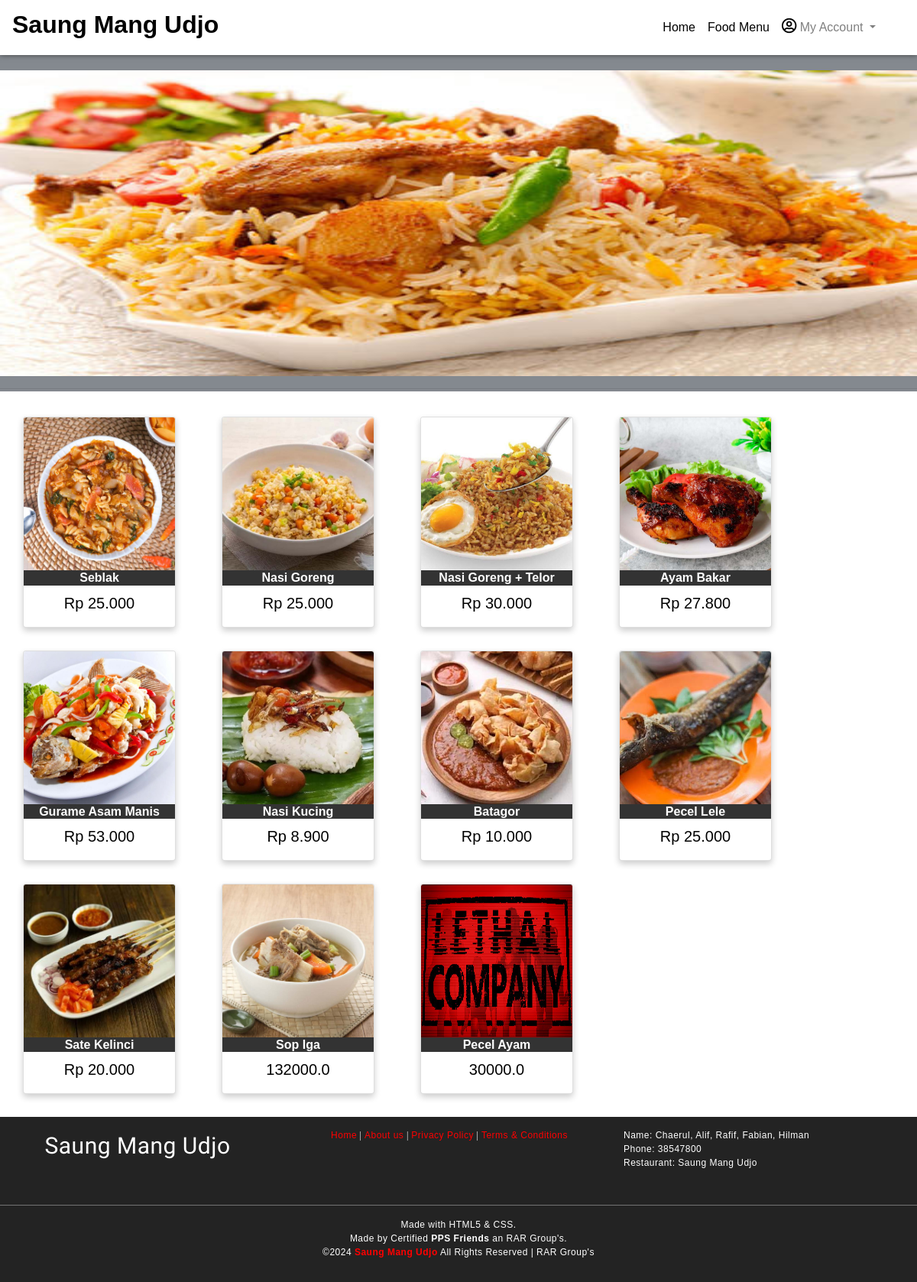
/allfood (signed in), run on the app's committed database.
### foodapp/models.py (models this page shows)
class Food(models.Model):
	FoodId    = models.AutoField(primary_key=True)
	FoodName  = models.CharField(max_length=30)
	FoodCat   = models.CharField(max_length=30)
	FoodPrice = models.FloatField(max_length=15)
	FoodImage = models.ImageField(upload_to='media',default='')
	class Meta:
		db_table = "FP_Food"

### foodapp/views.py (the view)
# urls.py: path('allfood',views.showfood),
def showfood(request):
	foods = Food.objects.all()
	return render(request,'foodlist.html',{'foodlist':foods})

### Templates/foodapp/foodlist.html (shortened to what this page needs)
<!DOCTYPE html>
<html lang="en" dir="ltr">
  <head>
	{% load static %}
    <link rel="stylesheet" type="text/css" href="{% static 'css/imperial_style.css' %}">
    <link rel="stylesheet" type="text/css" href="{% static 'css/master.css' %}">
    <link rel="stylesheet" href="path/to/font-awesome/css/font-awesome.min.css">
    <link rel="stylesheet" href="https://use.fontawesome.com/releases/v5.7.2/css/all.css">
    <link rel="stylesheet" href="https://use.fontawesome.com/releases/v5.3.1/css/all.css">
    <link rel="stylesheet" href="https://stackpath.bootstrapcdn.com/bootstrap/4.4.1/css/bootstrap.min.css">
  </head>
  <body style="background-image: none;">
    <nav class="navbar navbar-expand-lg navbar-light" style="width:100%;background-image: linear-gradient(180deg,#FFF,#FFF);box-shadow: 0px 0px 7px 0px #404040;">
      <a class="navbar-brand" href="/"><h2 style="color:black;font-family:sans-serif;font-weight:bolder;"><b>Saung Mang Udjo</b></h2></a>
      <div class="collapse navbar-collapse" id="navbarSupportedContent">
        <ul class="navbar-nav" style="margin-left:auto!important;margin-right:30px;">
          <li class="nav-item active">
            <a class="nav-link" id="nav-link" href="home">Home <span class="sr-only">(current)</span></a>
          </li>
          <li class="nav-item active">
            <a class="nav-link" id="nav-link" href="allfood">Food Menu <span class="sr-only">(current)</span></a>
          </li>
          {% if request.session.CustId is not None or request.session.AdminId is not None %}
          <li class="nav-item dropdown">
            <a class="nav-link dropdown-toggle" href="#" id="navbarDropdown" role="button" data-toggle="dropdown" aria-haspopup="true" aria-expanded="false">
              <i class="far fa-user-circle" style="font-size:20px;color:black;"></i>&nbsp;My Account
            </a>
          </li>
          {% endif %}
        </ul>
      </div>
    </nav>
    <main style="width:100%;margin-top: 0;margin-bottom: 10px;background-color:#FFF;">
      <div class="" style="max-width:100%;padding-top:20px;padding-bottom:20px;">
        <img class="mySlides" src="{% static 'images/slider2.jpg' %}" height="400px" style="width:100%">
        <div class="" style="position:static;">
		<hr />
          {% for f in foodlist %}
          <div class="card">
          <img src="{{f.FoodImage.url}}" alt="" style="height: 200px;width:100%;">
          <h1>{{f.FoodName}}</h1>
          <p class="price">{{f.FoodPrice}}</p>
          </div>
          {% endfor %}
        </div>
      </div>
    </main>
    <footer>
      <div class="foot-con">
        <div class="fo-cont-1">
            Saung Mang Udjo
        </div>
        <div class="fo-cont-2">
          <a class="ext-link" href="#">Home</a> |
            <a class="ext-link" href="#">About us</a> |
              <a class="ext-link" href="#">Privacy Policy</a> |
                <a class="ext-link" href="#">Terms & Conditions</a>
        </div>
        <div class="fo-cont-3">
          Name:	Chaerul, Alif, Rafif, Fabian, Hilman<br />
Phone:	38547800<br />
Restaurant: Saung Mang Udjo<br />
        </div>
      </div><hr style="background-color: grey;margin-top:0px;"/>Made with HTML5 & CSS.<br />
      Made by Certified <b>PPS Friends</b> an RAR Group's.<br />
      ©<script type='text/javascript'>var creditsyear = new Date();document.write(creditsyear.getFullYear());</script> <a class="ext-link" href="/"><b>Saung Mang Udjo</b></a> All Rights Reserved | RAR Group's
    </footer>
  </body>
</html>

### foodapp/static/css/imperial_style.css (style rules this page uses)
* { margin: 0; padding: 0; font-family: sans-serif; box-sizing: border-box; text-decoration: none; }
a { color: red; }
body { background-image: url("/static/images/white.jpg"); }
#nav-link { font-family: sans-serif; font-weight: 400; color:black; }
.card { float:left; box-shadow: 0 4px 8px 0 rgba(0, 0, 0, 0.2); width: 200px; max-width: 200px; margin: auto; margin-left: 2.5%; margin-right: 2.5%; margin-top: 20px; margin-bottom: 10px; text-align: center; font-family: arial; position: inherit; overflow: hidden; border: 1px solid black; }
.card h1 { font-size: 100%; font-weight: bolder; color: #FFF; background: #333; }
.price { color: black; font-size: 20px; }
.mySlides { height: 400px; width: 100%; box-shadow:0 0 0px 20px rgba(10, 21, 33, 0.5); }
footer { margin-top: 10px; padding-top: 15px; padding-bottom: 30px; background-color: #232323; color: white; font-family: sans-serif; font-size:12px; font-weight: normal; letter-spacing: 0.5px; text-align: center; flex-shrink: 0; }
.foot-con { width: 100%; height: 100px; overflow: hidden; }
.fo-cont-1 { width:30%; float: left; text-align: center; font-size: 30px; font-weight: normal; color: ; font-family: 'Bevan', cursive; overflow: hidden; }
.fo-cont-2 { width:38%; float: left; font-size: 12px; text-align: center; font-weight: normal; color: ; font-family: 'Ultra', serif; overflow: hidden; }
.fo-cont-3 { width:30%; float: left; font-size: 12px; text-align: left; }

### foodapp/static/css/master.css (style rules this page uses)
* { margin: 0; padding: 0; font-family: sans-serif; box-sizing: border-box; text-decoration: none; }
body { background-image: url("/static/images/mainscreen4.jpg"); height: 100vh; max-width: 100%; background-size: cover; background-repeat: no-repeat; background-attachment: fixed; background-position: 50% 100%; display: grid; grid-template-rows: 1fr auto; }
main { margin-top: 50px; flex: 1 0 auto; }
footer { margin-top: 10px; padding-top: 15px; padding-bottom: 30px; background-color: #232323; color: white; font-family: sans-serif; font-size:12px; font-weight: normal; letter-spacing: 0.5px; text-align: center; flex-shrink: 0; }
.ext-link { color: red; }
.foot-con { width: 100%; height: 100px; overflow: hidden; }
.fo-cont-1 { width:30%; float: left; text-align: center; font-size: 30px; font-weight: normal; color: ; font-family: 'Bevan', cursive; overflow: hidden; }
.fo-cont-2 { width:38%; float: left; font-size: 12px; text-align: center; font-weight: normal; color: ; font-family: 'Ultra', serif; overflow: hidden; }
.fo-cont-3 { width:30%; float: left; font-size: 12px; text-align: left; }

### Templates/foodapp/foodlist.html (style rules this page uses)
.mySlides { display:none; }

### data on the page
Food: FoodImage (picture), FoodName "Seblak", FoodPrice "Rp 25.000"
Food: FoodImage (picture), FoodName "Nasi Goreng", FoodPrice "Rp 25.000"
Food: FoodImage (picture), FoodName "Nasi Goreng + Telor", FoodPrice "Rp 30.000"
Food: FoodImage (picture), FoodName "Ayam Bakar", FoodPrice "Rp 27.800"
Food: FoodImage (picture), FoodName "Gurame Asam Manis", FoodPrice "Rp 53.000"
Food: FoodImage (picture), FoodName "Nasi Kucing", FoodPrice "Rp 8.900"
Food: FoodImage (picture), FoodName "Batagor", FoodPrice "Rp 10.000"
Food: FoodImage (picture), FoodName "Pecel Lele", FoodPrice "Rp 25.000"
Food: FoodImage (picture), FoodName "Sate Kelinci", FoodPrice "Rp 20.000"
Food: FoodImage (picture), FoodName "Sop Iga", FoodPrice "132000.0"
Food: FoodImage (picture), FoodName "Pecel Ayam", FoodPrice "30000.0"
